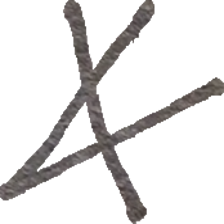
#> input picture images/letters-phoenician/Alef/Alef_100.png, 224 x 224 px; its folder holds only this picture in this run
$ python generateSyntheticDataSet.py
#> lines starting #> are read from the running program, lines starting #| are printed output that depends on the picture; after the words box and inside, x2 and y2 are one past the last pixel; in counts of white or black regions, pixels touching at a corner belong together
### augment.py
import cv2
import numpy as np
import matplotlib.pyplot as plt

from scipy.ndimage.filters       import gaussian_filter
from scipy.ndimage.interpolation import map_coordinates
from PIL                         import Image

def elastic_transform(image, alpha, sigma, random_state = None):
    if random_state is None:
        random_state = np.random.RandomState(None)

    shape = image.shape
    new_random_state = (random_state.rand(*shape) * 2 - 1)

    dx = gaussian_filter(new_random_state, sigma, mode = "constant", cval = 0) * alpha
    dy = gaussian_filter(new_random_state, sigma, mode = "constant", cval = 0) * alpha
    dz = np.zeros_like(dx)

    x, y, z = np.meshgrid(
        np.arange(shape[0]),
        np.arange(shape[1]),
        np.arange(shape[2])
    )

    indices = np.reshape(y+dy, (-1, 1)), np.reshape(x+dx, (-1, 1)), np.reshape(z, (-1, 1))

    distored_image = map_coordinates(image, indices, order=np.random.randint(1,5), mode='reflect')

    return distored_image.reshape(image.shape)


def distort(img):
    '''
    Distort image randomly.
    '''
    sigma_alpha = [
        (np.random.randint(9,11), np.random.randint(2,4)),
        (np.random.randint(80,100), np.random.randint(4,5)),
        (np.random.randint(150, 300), np.random.randint(5, 6)),
        (np.random.randint(800, 1200), np.random.randint(8,10)),
        (np.random.randint(1500, 2000), np.random.randint(10, 15)),
        (np.random.randint(5000, 8000), np.random.randint(15, 25)),
        # (np.random.randint(10000, 15000), np.random.randint(20, 25)),
        # (np.random.randint(45000, 55000), np.random.randint(30, 35)),
    ]

    choice = np.random.randint(len(sigma_alpha))

    sigma_alpha_chosen = sigma_alpha[choice]

    return elastic_transform(img, sigma_alpha_chosen[0], sigma_alpha_chosen[1])


def rotate_letter(image):
    angle = np.random.randint(0, 20)

    image = image.rotate(angle, resample = Image.BICUBIC, expand = True)

    return image

def resize_letter(image):
    zoom  = np.random.random() * 0.4 + 0.5 # Zoom in range [0.5,1.2)

    new_size = (int(image.size[0] * zoom), int(image.size[1] * zoom))

    image = image.resize(new_size, resample=Image.BICUBIC)

    return image

def rotate(img, obj=None):
    '''
    Rotate image between 0-360 degrees randomly.
    '''

    rows,cols,_ = img.shape

    angle = np.random.randint(0,20)

    col=(float(img[0][0][0]),float(img[0][0][1]),float(img[0][0][2]))

    M = cv2.getRotationMatrix2D((cols/2,rows/2),angle,1)

    if obj == "mol":
        dst = cv2.warpAffine(img,M,(cols,rows),borderMode=cv2.BORDER_DEFAULT)

    if obj == "bkg":
        dst = cv2.warpAffine(img,M,(cols,rows),borderMode=cv2.BORDER_REFLECT)

    return dst

# [11 lines left out: function resize, not called in this run]


def gaussian_blur(image):
    """[summary]
        Apply Gaussian blur
    Args:
        img ([type]): [description]
    """

    # sigmaX is Gaussian Kernel standard deviation
    # ksize is kernel size
    image = cv2.GaussianBlur(src = image, ksize=(5, 5), sigmaX = 0, sigmaY = 0)

    return image

# [10 lines left out: function blur, not called in this run]

def erode(img):
    n      = np.random.randint(1,3)
    kernel = np.ones((n, n), np.float32) / n ** 2
    img    = cv2.erode(img, kernel, iterations = 1)

    return img

def dilate(img):
    n      = 2
    kernel = np.ones((n,n),np.float32)/n**2
    img    = cv2.dilate(img, kernel, iterations=1)

    return img


def aspect_ratio(img, obj=None):
    if obj == "mol":
        n = 50
        image = cv2.copyMakeBorder(img, np.random.randint(0,50),
                       np.random.randint(0,50), np.random.randint(0,50),
                       np.random.randint(0,50), cv2.BORDER_CONSTANT,
                       value=[255,255,255])
    elif obj == "bkg":
        n = 100
        image = cv2.copyMakeBorder(img, np.random.randint(0,50),
                               np.random.randint(0,50), np.random.randint(0,50),
                               np.random.randint(0,50), cv2.BORDER_REFLECT)

    image = cv2.resize(image, (256,256))

    return image

def crop_bkg(img):
    x, y, _ =  img.shape
    n1      = np.random.randint(0,50)
    n2      = np.random.randint(n1+150, 256)
    n3      = np.random.randint(0,50)
    n4      = np.random.randint(n3+150, 256)
    cropped = img[n1:n2,n3:n4]
    cropped = cv2.resize(cropped, (256,256))

    return cropped

def translate_bkg(img):
    # translate
    rows, cols  = img.shape[:2]
    r1 = np.random.uniform(-100, 100)
    r2 = np.random.uniform(-100, 100)
    M = np.float32([[1,0,r1], [0,1,r2]])
    dst = cv2.warpAffine(img, M, (cols, rows), borderMode = cv2.BORDER_REFLECT, borderValue = [255,255,255])

    return dst

# [34 lines left out: functions translate_mol, add_border, not called in this run]

def affine(img, obj=None):
    rows, cols,_ = img.shape
    n = 20
    pts1 = np.float32([[5, 50], [200, 50], [50, 200]])
    pts2 = np.float32([[5 + np.random.randint(-n, n), 50 + np.random.randint(-n, n)],
                   [200 + np.random.randint(-n, n), 50 + np.random.randint(-n, n)],
                   [50 + np.random.randint(-n, n), 200 + np.random.randint(-n, n)]])

    M = cv2.getAffineTransform(pts1, pts2)

    if obj == "mol":
        skewed = cv2.warpAffine(img, M, (cols, rows), borderValue=[255,255,255])
    elif obj == "bkg":
        skewed = cv2.warpAffine(img, M, (cols, rows), borderMode=cv2.BORDER_REFLECT)

    skewed = cv2.resize(skewed, (256,256))
    return skewed

def flip_v(img):
    return cv2.flip( img, 0)

def flip_h(img):
    return cv2.flip(img, 1)

# function gets bounding box of molecule with a pixel either side
# [28 lines left out: functions get_bounding_box, crop_mol, not called in this run]


def augment_letter(image):
    """[summary]

    Args:
        img ([type]): [description]

    Returns:
        [type]: [description]
    """

    image = rotate_letter(image)

    image = resize_letter(image)

    image_arr = np.asarray(image)

    image_arr = gaussian_blur(image_arr)

    if np.random.uniform(0,1) < 0.3:
        image_arr = erode(image_arr)

    if np.random.uniform(0,1) < 0.3:
        image_arr = dilate(image_arr)

    image_arr = aspect_ratio(image_arr, "mol")

    if np.random.uniform(0,1) < 0.7:
        image_arr = affine(image_arr, "mol")

    # [7 lines of commented-out code are left out]

    if np.random.uniform(0,1) < 0.7:
        image_arr = distort(image_arr)

    # if np.random.uniform(0,1) < 0.3:
    #   image_arr = translate_mol(image_arr)

    new_image = Image.fromarray(image_arr)

    return new_image

def augment_bkg(image):
    """[summary]

    Args:
        img ([type]): [description]

    Returns:
        [type]: [description]
    """

    image_arr = np.asarray(image)

    image_arr = rotate(image_arr, "bkg")

    image_arr = gaussian_blur(image_arr)

    image_arr = erode(image_arr)

    if np.random.uniform(0,1) < 0.3:
        image_arr = dilate(image_arr)

    if np.random.uniform(0,1) < 0.3:
        image_arr = translate_bkg(image_arr)

    if np.random.uniform(0,1) < 0.7:
        image_arr = affine(image_arr, "bkg")

    # [5 lines of commented-out code are left out]

    if np.random.uniform(0,1) < 0.8:
        image_arr = distort(image_arr)

    image_arr = crop_bkg(image_arr)

    new_image = Image.fromarray(image_arr)

    return new_image

### degrade.py
import cv2
import numpy as np

from PIL             import Image, ImageEnhance
from sklearn.cluster import MiniBatchKMeans

def contrast(image):
    if np.random.uniform(0, 1) < 0.8:
        factor = np.random.uniform(1, 2)
    else:
        factor = np.random.uniform(0.5, 1)

    enhancer = ImageEnhance.Contrast(image)
    image    = enhancer.enhance(factor)

    return image

def brightness(image):
    brightness_factor = np.random.uniform(0.4,1.1)
    enhancer          = ImageEnhance.Brightness(image)
    image             = enhancer.enhance(brightness_factor)

    return image

# [38 lines left out: functions sharpness, s_and_p, not called in this run]

def scale(img):

    image_arr = np.asarray(img)

    f = np.random.uniform(0.5,1.5)

    shape_OG = image_arr.shape

    res = cv2.resize(image_arr,None,fx=f, fy=f, interpolation = cv2.INTER_CUBIC)

    res = cv2.resize(res,None,fx=1.0/f, fy=1.0/f, interpolation = cv2.INTER_CUBIC)

    img = Image.fromarray(res)

    return img


# [34 lines left out: functions quantize, invert, not called in this run]

def darken(img):
    image_arr = np.asarray(img)

    image_arr = cv2.subtract(image_arr, np.random.uniform(0, 50))

    img = Image.fromarray(image_arr)

    return img

def degrade_img(img):

    # if np.random.uniform(0,1) < 0.1:
    #     img = s_and_p(img)

    if np.random.uniform(0,1) < 0.5:
        img = scale(img)

    if np.random.uniform(0,1) < 0.5:
        img = brightness(img)

    if np.random.uniform(0,1) < 0.7:
        img = contrast(img)

    if np.random.uniform(0,1) < 0.5:
        img = sharpness(img)

    # if np.random.uniform(0,1) < 0.4:
    #     img = quantize(img)

    if np.random.uniform(0,1) < 0.3:
        img = darken(img)

    image_arr = np.asarray(img)

    # image_arr = cv2.resize(image_arr, (224,224))

    img = Image.fromarray(image_arr)

    return img

### generateSyntheticDataSet.py
import os
import random
import pathlib
import csv
import cv2
import numpy             as np
import matplotlib.pyplot as plt

import pascal
from PIL                 import Image, ImageColor, ImageFilter, ImageDraw, ImageEnhance
from matplotlib.patches  import Rectangle
from augment             import augment_letter, augment_bkg
from degrade             import degrade_img

BASE_DIR = os.path.dirname(__file__)

LETTERS_PATH           = "./images/letters-phoenician/" #it was images/letters
LETTERS_VARIATION_PATH = "./images/letters-phoenician/"
#LETTERS_VARIATION_PATH = "./images/Nabatean_script/"
BACKGROUNDS_PATH       = "./images/textures/basalt/"

# Folders for training, testing, and validation subsets
DATASET_PATH     = './datasets/synthetic_data/'

# Folders for training, testing, and validation subsets
dir_data  = pathlib.Path.cwd().joinpath('datasets/synthetic_data')
dir_train = dir_data.joinpath('train')
dir_valid = dir_data.joinpath('valid')
dir_test  = dir_data.joinpath('test')

# Output the annotations csv
train_annotations_csv_path = os.path.join(dir_train, 'annotations.csv')

# Output the annotations csv
valid_annotations_csv_path = os.path.join(dir_valid, 'annotations.csv')

# Train/Test/Validation split config
PCT_TRAIN = 0.8
PCT_VALID = 0.1
PCT_TEST  = 0.1

TEXTURE_LETTERS = [
  '#3d3d3d', '#3b2d23',
  '#474545', '#464645',
  '#5f5d5c', '#535250', '#aea8a4'
]

MATERIAL_TEXTURE = [
  '#5e6276',
  '#57586c',
  '#9397a3',
  '#4c4c55',
  '#626368',
  '#5e6276',
  '#57586c',
  '#9397a3',
  '#4c4c55',
  '#626368'
]

TEXTURE_INSCRIPTIONS = [
  '#a09993', '#a3a1a1', '#a9753f', '#afa8a5',
  '#b2aca9', '#b39572', '#b47a3a',
  '#c5c3c3',
  '#d1a170', '#dfd9d6', '#d4d4ce',
  '#3e3734', '#32240a',
  '#463f3b', '#464546', '#4c3829',
  '#525151', '#544e47', '#504842', '#5e5551',
  '#6e6e69', '#625f5d', '#6f6f72', '#6b5442',
  '#726d6b', '#7f766f', '#73716d', '#796453', '#7e551e',
  '#8a8881', '#8c7c6d', '#803e06', '#8f5621',
  '#998e84', '#947c6a', '#9b897b', '#977f6a',

  '#5e6276', '#57586c', '#9397a3', '#4c4c55', '#626368',
  '#5e6276', '#57586c', '#9397a3', '#4c4c55', '#626368'
]

IMG_WIDTH  = 400
IMG_HEIGHT = 400

NR_OF_TRAINING_IMAGES    = 5000
NR_OF_VALIDATION_IMAGES  = 625
NR_OF_TESTING_IMAGES     = 625

# [4 lines left out: function show_image, not called in this run]

###################
# Color functions #
###################

def prepareColors(lettersTexture, inscriptionsTexture):
    bgColors = []
    fgColors = []

    for t in lettersTexture:
        bgColors.append(ImageColor.getrgb(t))
        fgColors.append(ImageColor.getrgb(t))

    for t in inscriptionsTexture:
        bgColors.append(ImageColor.getrgb(t))

    return bgColors, fgColors

def plotRandomColorBlobs(draw, colors, count, mins, maxs):
    for i in range(count):
        x = random.randint(0, IMG_WIDTH)

        y = random.randint(0, IMG_HEIGHT)

        w = random.randint(mins, maxs)

        l = random.randint(mins, maxs)

        c = colors[random.randint(0, len(colors) - 1)]

        draw.rectangle((x, y, x + w, y + l), fill = c, outline = None)


########################
# Background functions #
########################

# [9 lines left out: function getackground, not called in this run]

# Random select of an inscription texture for background texture
def getRandomBackground(path):

    files = [f for f in os.listdir(path) if f.endswith('.png')]

    background = Image.open(path + np.random.choice(files))

    background = background.convert('RGBA')

    return background

# Random selection of a background texture
def createBackground(main_color, colors, width, height):
    image = Image.new(
        'RGBA',
        (width, height),
        main_color
    )

    drawBackground = ImageDraw.Draw(image)

    plotRandomColorBlobs(drawBackground, colors, 2800, 2, 5)

    image = image.filter(ImageFilter.MedianFilter(size = 3))

    return image


########################
# Foreground functions #
########################

# [5 lines left out: function getLetterForeground, not called in this run]

def getRandomLetterForeground(path):

    files = [f for f in os.listdir(path) if f.endswith('.png')]

    foreground = Image.open(path + np.random.choice(files))

    #foreground_alpha = np.array(foreground.getchannel(3))

    return foreground


# [14 lines of commented-out code are left out]


# [38 lines left out: functions plotRandomLetters, foregroundAugmentation, not called in this run]

# Create a mask for this new foreground object
def getForegroundMask(foreground):
    mask_new = foreground.getchannel(3)
    return mask_new

##########################
# Create layered image   #
##########################
# [49 lines left out: function create_annotation, not called in this run]

##########################
# Create layered image   #
##########################

def createLayeredImage1(foreground, mask, background):
    max_xy_position = (background.size[0] - foreground.size[0], background.size[1] - foreground.size[1])
    paste_position = (random.randint(0, max_xy_position[0]), random.randint(0, max_xy_position[1]))

    # Create a new foreground image as large as the background and paste it on top
    new_foreground = Image.new('RGBA', background.size, color = (0, 0, 0, 0))
    new_foreground.paste(foreground, paste_position)

    new_alpha_mask = Image.new('L', background.size, color=0)
    new_alpha_mask.paste(mask, paste_position)

    composite = Image.composite(new_foreground, background, new_alpha_mask)

    # Grab the alpha pixels above a specified threshold
    alpha_threshold = 200
    mask_arr = np.array(np.greater(np.array(new_alpha_mask), alpha_threshold), dtype=np.uint8)
    hard_mask = Image.fromarray(np.uint8(mask_arr) * 255, 'L')

    # Get the smallest & largest non-zero values in each dimension and calculate the bounding box
    nz = np.nonzero(hard_mask)
    bbox = [np.min(nz[0]), np.min(nz[1]), np.max(nz[0]), np.max(nz[1])]

    return composite, hard_mask, bbox


def crop_bkg(img, width, height):
    image   = Image.new(
        'RGBA',
        (width, height),
        (0, 0, 0, 0)
    )

    image_arr = np.asarray(img)

    x, y, _ =  image_arr.shape
    n1      = np.random.randint(0, 40)
    n2      = np.random.randint(n1 + 80, 120)
    n3      = np.random.randint(0, 40)
    n4      = np.random.randint(n3 + 80, 160)

    cropped = image_arr[n1:n2, n3:n4]
    cropped = cv2.resize(cropped, (75, 70))
    cropped = Image.fromarray(cropped)

    image = image.filter(ImageFilter.MedianFilter(size = 3))

    image.paste(cropped, (40, 40), cropped)

    return image

# [20 lines of commented-out code are left out]

# [27 lines left out: function create_natural_image_for_testing, not called in this run]


def create_augmented_image_for_training(letterPath, letterName, i, letterTrainPath):
    ext       = '{}_{}'.format(letterName, i)
    imageName = '{}/texture_letter_{}.png'.format(letterTrainPath, ext)
    maskName  = '{}/mask_letter_{}.png'.format(letterTrainPath, ext)

    background = getRandomBackground(BACKGROUNDS_PATH)

    foreground = getRandomLetterForeground(letterPath)

    obstr_foreground = crop_bkg(background, IMG_WIDTH, IMG_HEIGHT)

    aug_background = augment_bkg(background)
    aug_foreground = augment_letter(foreground)
    aug_obstr_foreground = augment_bkg(obstr_foreground)

    mask_new = getForegroundMask(aug_foreground)

    composite, hard_mask, bbox = createLayeredImage1(aug_foreground, mask_new, aug_background)

    #hard_mask.save(maskName)

    #composite.paste(aug_obstr_foreground, (40, 40), aug_obstr_foreground)

    composite = degrade_img(composite)

    return composite, imageName, bbox


def create_synthetic_image_for_training(letterPath, letterName, i, bgColors, fgColors, imagePath):
    ext       = '{}_{}'.format(letterName, i)
    imageName = '{}/synthetic_letter_{}.png'.format(imagePath, ext)
    #annName   = '{}/ann_{}.xml'.format(ann_path, ext)

    main_color = np.random.choice(TEXTURE_INSCRIPTIONS)

    background = createBackground(main_color, bgColors, IMG_WIDTH, IMG_HEIGHT)

    foreground = getRandomLetterForeground(letterPath)

    obstr_foreground = crop_bkg(background, IMG_WIDTH, IMG_HEIGHT)

    aug_background = augment_bkg(background)
    aug_foreground = augment_letter(foreground)
    obstr_foreground = augment_bkg(obstr_foreground)

    mask_new = getForegroundMask(aug_foreground)

    composite, hard_mask, bbox = createLayeredImage1(aug_foreground, mask_new, aug_background)

    #composite.paste(obstr_foreground, (0, 0), obstr_foreground)

    composite = degrade_img(composite)

    #hard_mask.save(maskName)

    #create the anootation File
    #create_annotation(image, lettersInfo, 'oranges', imageName, ann_name)

    return composite, imageName, bbox


###########################
# Create Training Dataset #
###########################

def generate_training_dataset(nrOfImages):
    bgColors, fgColors = prepareColors(TEXTURE_LETTERS, TEXTURE_INSCRIPTIONS)
    lettersFolder   = [f for f in os.listdir(LETTERS_VARIATION_PATH) if os.path.isdir(os.path.join(LETTERS_VARIATION_PATH, f))]
    csv_lines          = []

    for f in lettersFolder:
        letterName = f

        print(letterName)

        os.mkdir(DATASET_PATH + 'train/' + letterName)

        print('Generate images for letter: ' + letterName)

        for i in range(nrOfImages):
            syImage, syImageName, bbox = create_synthetic_image_for_training(
                LETTERS_VARIATION_PATH + letterName + "/",
                letterName,
                i,
                bgColors,
                fgColors,
                DATASET_PATH + 'train/' + letterName
            )

            syImage.save(syImageName)
            csv_lines.append([syImageName, letterName, bbox[0], bbox[1], bbox[2], bbox[3]]) #mask_path

            txImage, txImageName, bbox = create_augmented_image_for_training(
                LETTERS_VARIATION_PATH + letterName + "/",
                letterName,
                i,
                DATASET_PATH + 'train/' + letterName
            )

            txImage.save(txImageName)
            csv_lines.append([txImageName, letterName, bbox[0], bbox[1], bbox[2], bbox[3]]) #mask_path

    with open(train_annotations_csv_path, 'w', newline='') as csvfile:
        writer = csv.writer(csvfile, delimiter=',', quoting=csv.QUOTE_MINIMAL)

        for csv_line in csv_lines:
            writer.writerow(csv_line)

#############################
# Create Validation Dataset #
#############################

# [85 lines left out: functions generate_validation_dataset, generate_testing_dataset, not called in this run]
    # [18 lines of commented-out code are left out]

def setup_folder_structure() -> None:
    # Create base folders if they don't exist

    if not dir_data.exists():  dir_data.mkdir()
    if not dir_train.exists(): dir_train.mkdir()
    if not dir_valid.exists(): dir_valid.mkdir()
    if not dir_test.exists():  dir_test.mkdir()

    #Print the directory structure
    dir_str = os.system('''ls -R data | grep ":$" | sed -e 's/:$//' -e 's/[^-][^\/]*\//--/g' -e 's/^/   /' -e 's/-/|/' ''')
    print(dir_str)

    return

def main():
    setup_folder_structure()

    generate_training_dataset(NR_OF_TRAINING_IMAGES)
#> in getRandomLetterForeground, foreground is the input picture: PIL image 224x224 RGBA; mean R, G, B, A 21, 19.7, 19.4, 45.2
#> in crop_bkg, `image.paste(cropped, (40, 40), cropped)`:
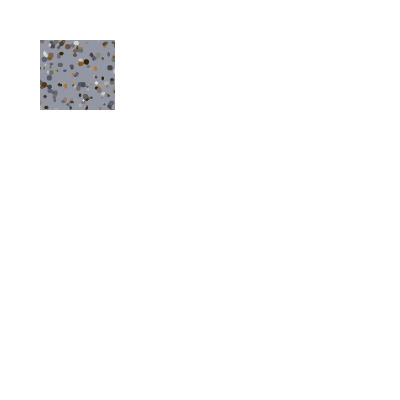
#> image: PIL image 400x400 RGBA; mean R, G, B, A 4.6, 4.6, 4.8, 8.4; transparent parts drawn white
#> in rotate, `col=(float(img[0][0][0]),float(img[0][0][1]),float(img[0][0][2]))`: col = (147, 151, 163)
#> in elastic_transform, `indices = np.reshape(y+dy, (-1, 1)), np.reshape(x+dx, (-1, 1)), np.res..`:
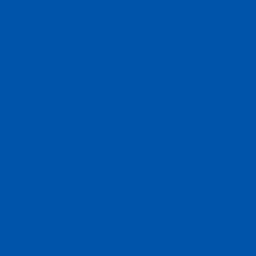
#> z: shape (256, 256, 4) int64; mean of channels 0, 1, 2, 3 0, 1, 2, 3; drawn with min black and max white
#> in crop_bkg, `cropped = img[n1:n2,n3:n4]`:
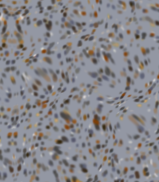
#> cropped: shape (182, 159, 4); mean of channels 0, 1, 2, 3 135.7, 134.9, 139.9, 255; drawn as R, G, B
#> call 2 of elastic_transform, with alpha = 1091, sigma = 8
#> in elastic_transform (call 2), `return distored_image.reshape(image.shape)`:
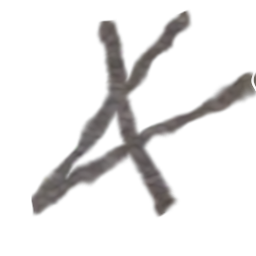
#> returned value: shape (256, 256, 4); mean of channels 0, 1, 2, 3 97.3, 96.2, 96, 36.1; transparent parts drawn white
#> call 3 of elastic_transform, with alpha = 83, sigma = 4
#> in elastic_transform (call 3), `dx = gaussian_filter(new_random_state, sigma, mode = "constant", cval ..`:
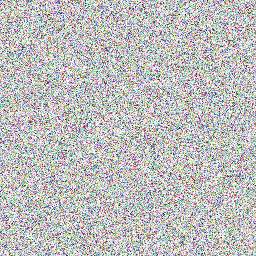
#> new_random_state: shape (256, 256, 4) float64; mean of channels 0, 1, 2, 3 0.003, 0.00226, -0.00135, 0.00399; transparent parts drawn white
#> in createLayeredImage1, `composite = Image.composite(new_foreground, background, new_alpha_mask)`:
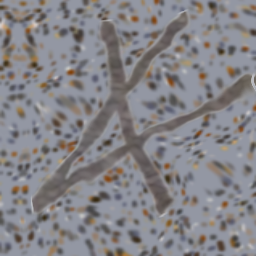
#> composite: PIL image 256x256 RGBA; mean R, G, B, A 130.4, 128.7, 132.9, 250.5; transparent parts drawn white
#> in createLayeredImage1, `mask_arr = np.array(np.greater(np.array(new_alpha_mask), alpha_thresho..`:
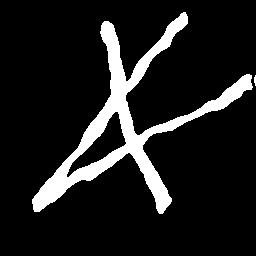
#> mask_arr: shape (256, 256); values 0 (black) and 1 (white), 11.7% white; 2 white regions (1 under 20 px), largest, box (x1, y1, x2, y2) and area: (32, 12, 253, 214) 7623
#> in createLayeredImage1, `nz = np.nonzero(hard_mask)`: nz = 7640 positions, rows 12 to 213, columns 32 to 255
#> in createLayeredImage1, `bbox = [np.min(nz[0]), np.min(nz[1]), np.max(nz[0]), np.max(nz[1])]`: bbox = [12, 32, 213, 255]

    generate_validation_dataset(NR_OF_VALIDATION_IMAGES)

    generate_testing_dataset(NR_OF_TESTING_IMAGES)

if __name__ == "__main__":
#> (the run stopped early here; a loop or call above may not have finished)
